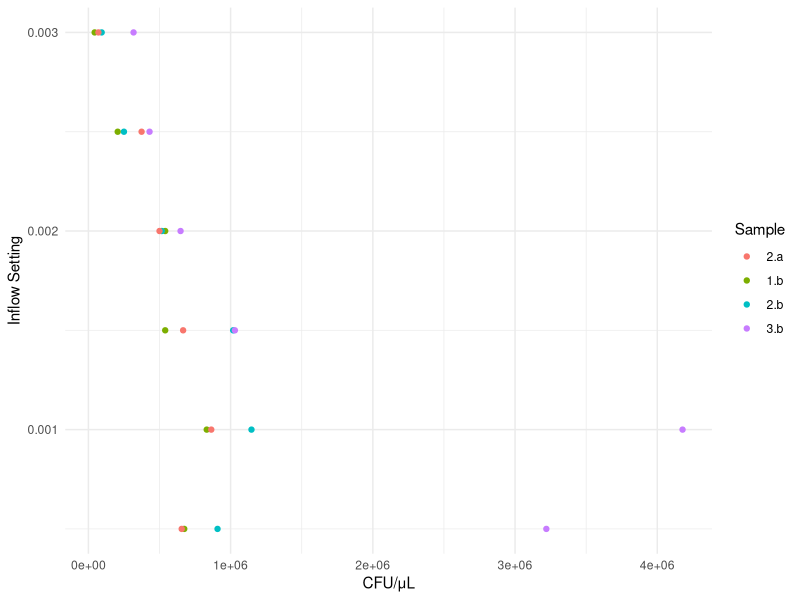
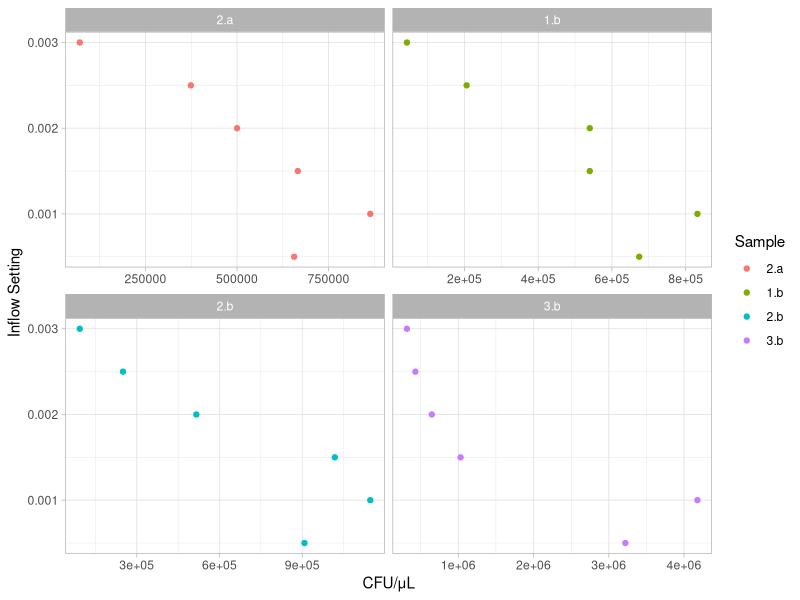
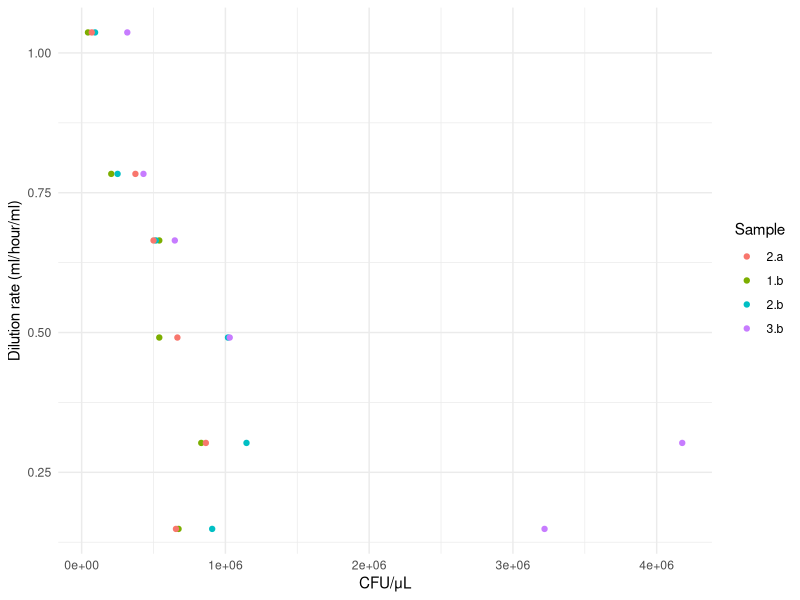
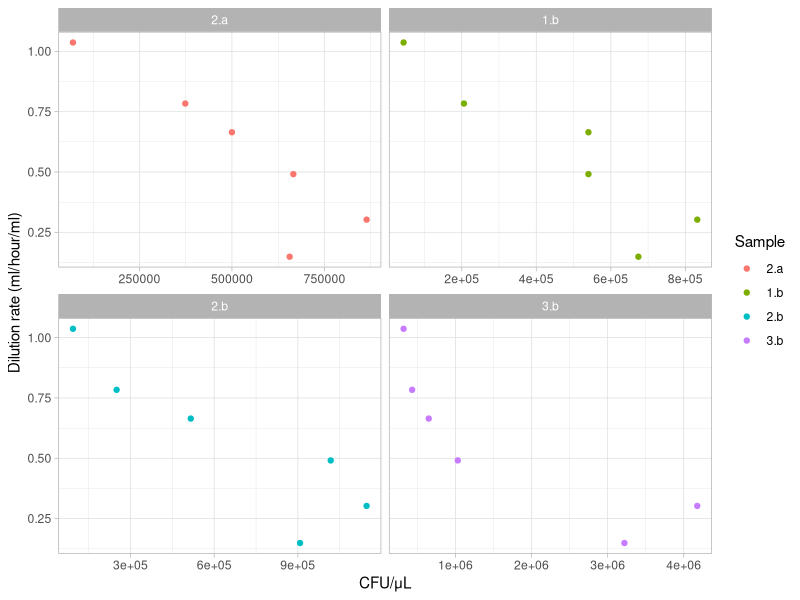
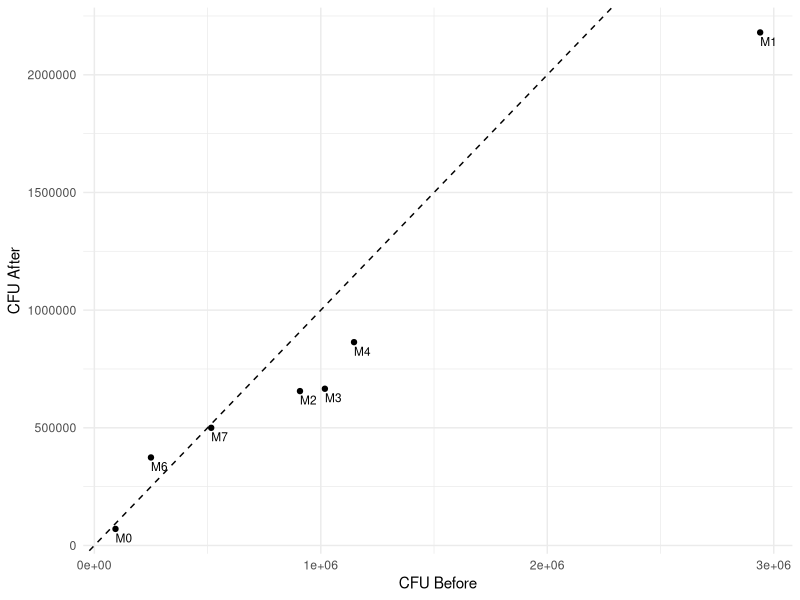

Reproduce these figures in R, in order.
## ---- chunk 1
#### Required packages
library(tidyverse)        

#### Clear  environment 
rm(list = ls())   
## ---- chunk 2
CC <- read.csv("data/cfu_counts_JO.csv")

outflow <- read.csv("data/outflow_rates_JO.csv")
## ---- chunk 3
CC <- CC %>%
  mutate(av_counts = rowMeans(across(dot1:dot10), na.rm = TRUE))
## ---- chunk 4
CC <- CC %>%
  
  # each dot is 5ul, so divide by 5 to get counts per ul
  mutate(av_counts_ul = av_counts / 5) %>%
  
  # multiply by 10^dilution factor to get CFUs per ul 
  # first row is 100ul of sample so it would be: count * 10 ^ 1 to get 1ul
  # six row would be: count * 10 ^ 6 to get to 1ul
  # the very first row is diluted
  mutate(cfu_ul = av_counts_ul * 10 ^ dilution_factor)
  
## ---- chunk 5
CC <- CC %>%
  
  # removes the counts from the overnights
  filter(day != 0) %>%
  
  # factor for every combination of day and time
  mutate(sample = interaction(day, time))
## ---- chunk 6
# mean outflow volume across day 1 and day 2 per bioreactor
outflow <- outflow %>%
  select(c(bioreactor, day_measured, volume_out)) %>%
  group_by(bioreactor) %>%
  summarise(outflow_mean = mean(volume_out))

# join the mean outflow volume into colony count data (by ID/bioreactor)
CC <- CC %>%
  left_join(outflow, by = c("ID" = "bioreactor"))
## ---- chunk 7
CC <- CC %>%
  
  # volume coming in every hour (in ml)
  mutate(outflow_per_hour = outflow_mean/24) %>%
  
  # as a fraction of the volume of the vial (21ml) to get rate of dilution 
  mutate(dilution_rate = outflow_per_hour/21)
## ---- chunk 8

# removing the control (all at 0) and M1 reactor - pump failed on first day
CC_plot <- CC %>%
  filter(!(ID %in% c("M1", "M5")))

ggplot(CC_plot, aes(x = cfu_ul, y = inflow_setting, color = sample)) +
  geom_point() + 
  #geom_smooth(method = "loess", se = FALSE, span = 10) + 
  labs(x = "CFU/μL", y = "Inflow Setting", color = "Sample") +
  theme_minimal()

## ---- chunk 9
ggplot(CC_plot, aes(x = cfu_ul, y = inflow_setting, color = sample)) +
  geom_point() + 
  #geom_smooth(method = "loess", se = FALSE, span = 10) + 
  labs(x = "CFU/μL", y = "Inflow Setting", color = "Sample") +
  theme_light() +
  facet_wrap(~ sample, scales = "free_x")
## ---- chunk 10

CC_plot <- CC %>%
  filter(!(ID %in% c("M1", "M5")))

ggplot(CC_plot, aes(x = cfu_ul, y = dilution_rate, color = sample)) +
  geom_point() + 
  #geom_smooth(method = "loess", se = FALSE, span = 1) + 
  labs(x = "CFU/μL", y = "Dilution rate (ml/hour/ml)", color = "Sample") +
  theme_minimal()

## ---- chunk 11
ggplot(CC_plot, aes(x = cfu_ul, y = dilution_rate, color = sample)) +
  geom_point() + 
  #geom_smooth(method = "loess", se = FALSE, span = 10) + 
  labs(x = "CFU/μL", y = "Dilution rate (ml/hour/ml)", color = "Sample") +
  theme_light() +
  facet_wrap(~ sample, scales = "free_x")
## ---- chunk 12

CC_wide <- CC %>%
  
  select(ID, sample, cfu_ul) %>%
  
    pivot_wider(names_from = sample, 
                values_from = cfu_ul, 
                names_prefix = "cfu_ul_") %>%
  
  filter(ID != "M5")


ggplot(CC_wide, aes(x = cfu_ul_2.b, y = cfu_ul_2.a)) +
  geom_point() +  # Scatter plot points
  geom_abline(slope = 1, intercept = 0, linetype = "dashed") +
  geom_text(aes(label = ID), vjust = 1.5, hjust = 0, size = 3) + 
  labs(x = "CFU Before", y = "CFU After") +
  theme_minimal()

